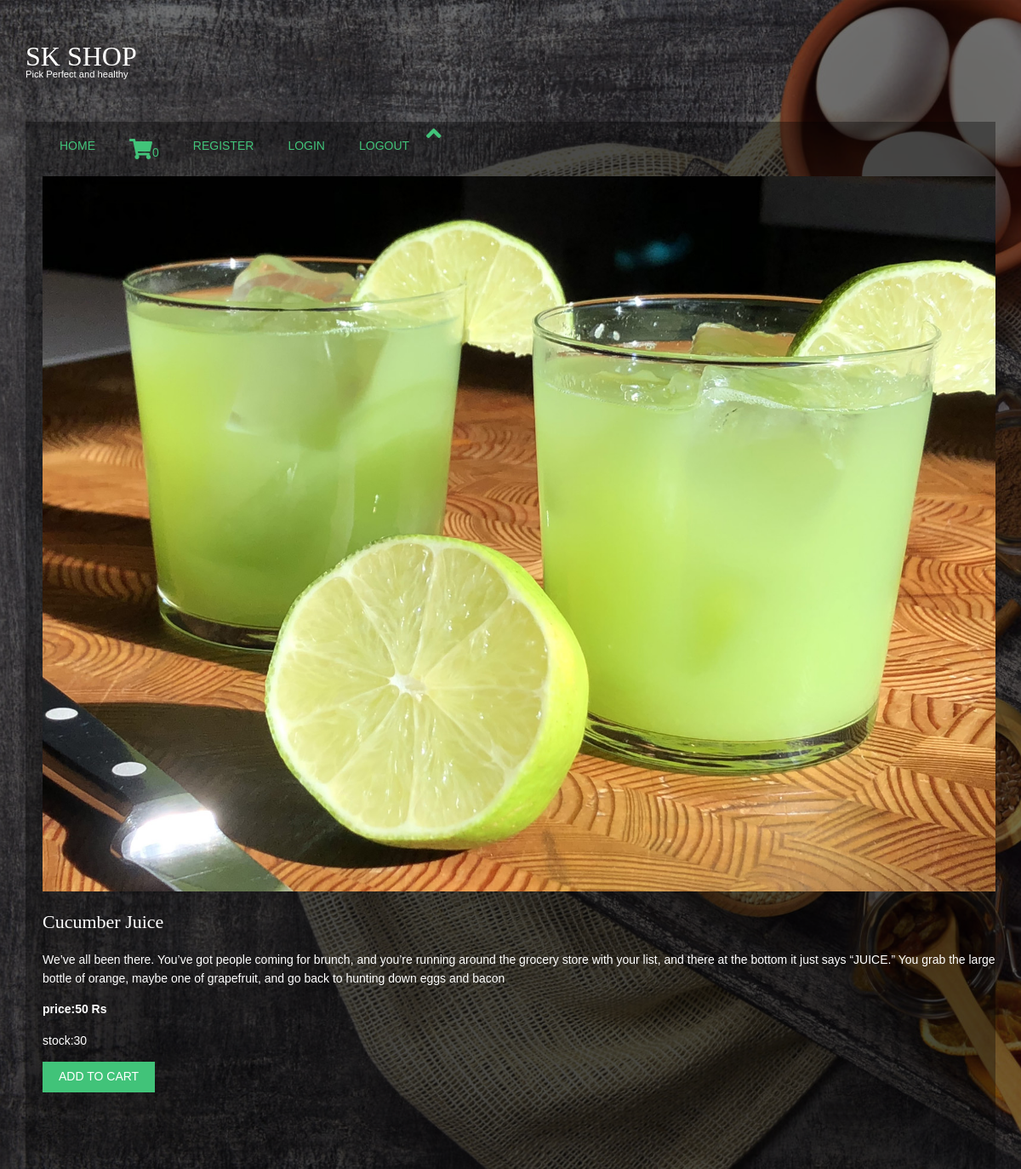
Screenshot of /juice/cucumber-juice with the database file from the repository.
### productapp/models.py (models this page shows, shortened)
class products(models.Model):
    name = models.CharField(max_length=150, unique=True)
    slug = models.SlugField(max_length=150, unique=True)
    img=models.ImageField(upload_to='product')
    desc=models.TextField()
    stock=models.IntegerField()
    available=models.BooleanField()
    price=models.IntegerField()
    category=models.ForeignKey(categ,on_delete=models.CASCADE)

### productapp/views.py (the view)
# urls.py: path('<slug:c_slug>/<slug:product_slug>',views.proddetails,name='details'),
def proddetails(request,c_slug,product_slug):
    try:
        prod=products.objects.get(category__slug=c_slug,slug=product_slug)
    except Exception as e:
        raise e
    return render(request,'details.html',{'pr':prod})

### cartapp/context_processor.py (called while the page is built)
def count(request):
    item_count=0
    if 'admin' in request.path:
        return {}
    else:
        try:
            ct=cartlist.objects.filter(cart_id=c_id(request))
            cti=items.objects.all().filter(cart=ct[:1])
            for c in cti:
                item_count+=c.quan
        except cartlist.DoesNotExist:
            item_count=0
        return dict(itc=item_count)

### cartapp/views.py (called while the page is built)
def c_id(request):
    ct_id=request.session.session_key
    if not ct_id:
        ct_id=request.session.create()
    return ct_id

### templates/details.html (shortened to what this page needs)
{% extends 'mainheader.html' %}
{% load static %}
{% block content %}
    <a id="button"><i class="fas fa-angle-up fa-2x"></i></a>
        <section class="tm-mb-1" id="about">
            <div class="tm-row tm-about-row">
                <div class="tm-section-1-l">
                    <img src="{{pr.img.url}}" height="500" width="500" alt="About image" class="tm-img-responsive">
                </div><br>
                <article class="tm-section-1-r tm-bg-color-8">
                    <h2 class="tm-mb-2 tm-title-color">{{pr.name}}</h2>
                        <p>{{pr.desc}}</p>
              <p> <b>price:{{pr.price}} Rs</b></p>
              <p> stock:{{pr.stock}} </p>
              {% if pr.stock <= 0 %}
                    <h1 style="color:red">Sorry no item left</h1>
               {% else %}
                    <a href="{% url 'addcart' pr.id %}" class="tm-btn tm-btn-1 tm-link-to-services"><button class="btn btn-success">Add to cart</button></a>
               {% endif %}
                </article>
            </div>
        </section>
<br>
<br><br>
<br>
{% endblock %}

### static/hm/layout/styles/layout.css (style rules this page uses)
*, *::before, *::after { transition:all .3s ease-in-out; }
body { color:#474747; background-color:#FFFFFF; }
a { color:#41C379; }
.btn, .btn.inverse:hover { color:#FFFFFF; background-color:#41C379; border-color:#41C379; }

### static/hm/layout/styles/framework.css (style rules this page uses)
html { overflow-y:scroll; overflow-x:hidden; }
html, body { margin:0; padding:0; font-size:14px; line-height:1.6em; }
*, *::before, *::after { box-sizing:border-box; }
.btn { display:inline-block; padding:8px 18px 10px; text-transform:uppercase; border:1px solid; }
a { outline:none; text-decoration:none; }
img { width:auto; max-width:100%; height:auto; margin:0; padding:0; border:none; line-height:normal; vertical-align:middle; }
body, input, textarea, select { font-family:Verdana, Geneva, sans-serif; }
h1, h2, h3, h4, h5, h6, .heading { font-family:Georgia, "Times New Roman", Times, serif; }
label, input, textarea, select, button { display:block; resize:none; outline:none; color:inherit; font-size:inherit; font-family:inherit; vertical-align:middle; }
::placeholder { opacity:1; }
h1, h2, h3, h4, h5, h6, .heading { margin:0 0 20px 0; font-size:22px; line-height:normal; font-weight:normal; text-transform:capitalize; }
address, article, aside, figcaption, figure, footer, header, main, nav, section { display:block; margin:0; padding:0; }

### rows the page displays
products: img (picture), name "Cucumber Juice", desc "We’ve all been there. You’ve got people coming for brunch, and you’re running around the grocery store with your list, and there at the bottom it just says “JUICE.” You grab the large bottle of orange, maybe one of grapefruit, and go back to hunting down eggs and bacon", price "50", stock "30"

### other values shown
{{ itc }} "0"
